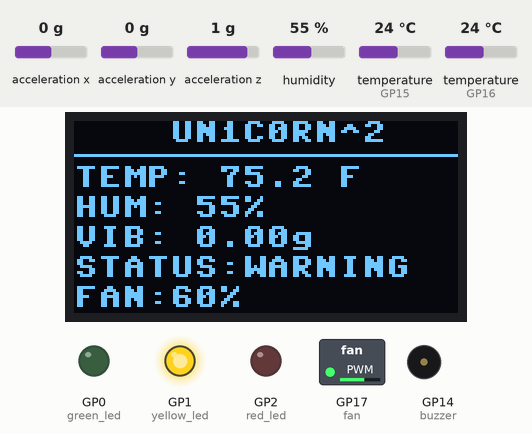
Recording of a program running on a simulated Raspberry Pi Pico running MicroPython. On the bench: 128×64 one-colour display, switched loads named in the program (green lamp = pin HIGH), output pins drawn as LEDs (lit = HIGH), buzzer (waves = sounding). The test bench sets the inputs (shaded band); at power-on: acceleration x 0 g, temperature (sensors on GP15, GP16) 24 °C, acceleration z 1 g, humidity 55 %, acceleration y 0 g. WiFi joins after 1.5 s; values from a settings file that is not in the repository are placeholders; web requests get an empty 200 reply after 0.4 s; library files of the repository ran but are not shown: 1 file(s); what the program prints to the serial console is not drawn.

Above: at 6.5 s.
6.6 s: acceleration x set to -1.4 g
At 9.2 s:
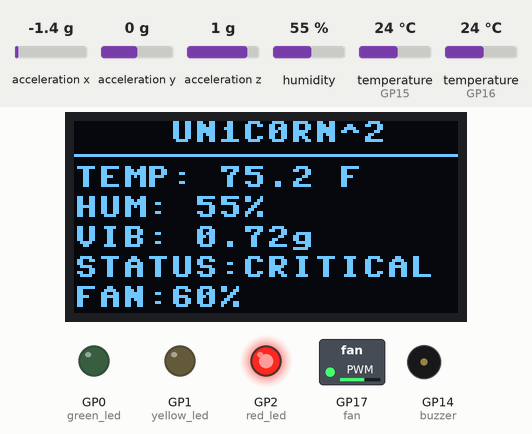
11.4 s: temperature (sensor on GP15) set to 12 °C
At 16.3 s:
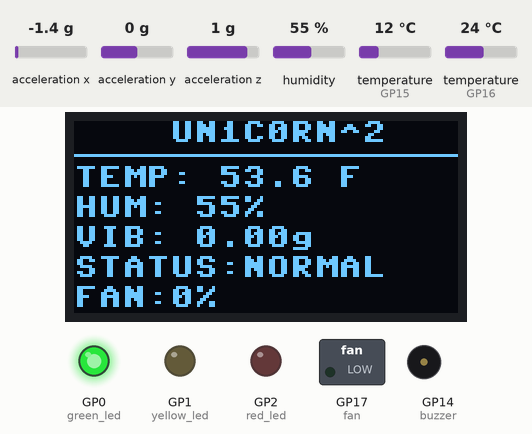
17.0 s: acceleration x set to 0 g
At 19.3 s:
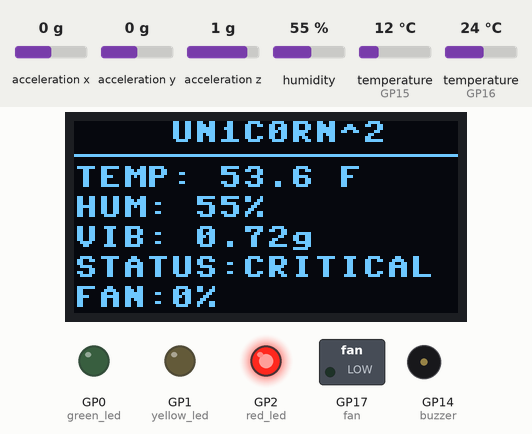
22.7 s: acceleration z set to -1.4 g
At 24.8 s:
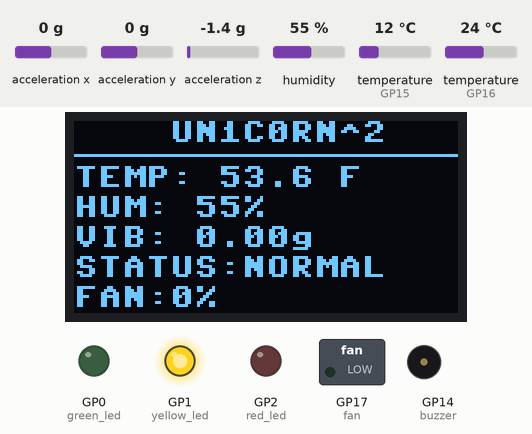
27.3 s: temperature (sensor on GP15) set to 28 °C
At 32.6 s:
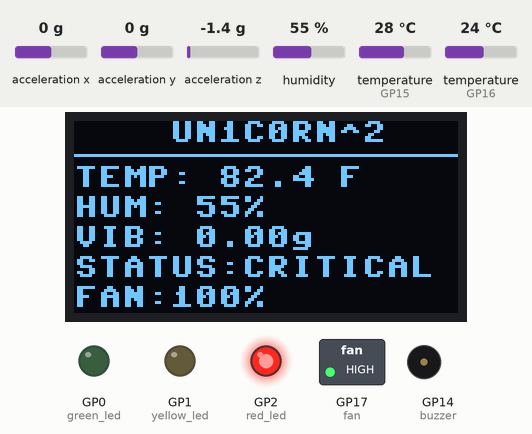
33.3 s: humidity set to 22 %
At 36.5 s:
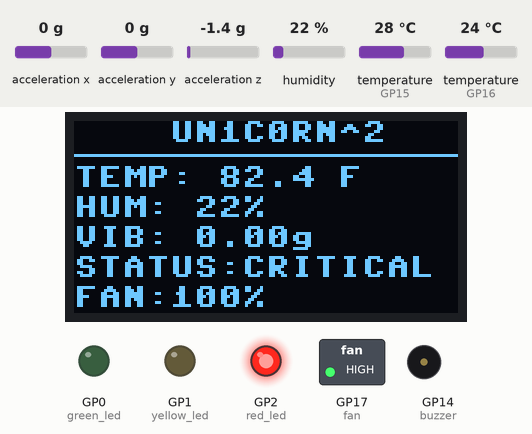
Timing chart, 0 to 37.9 s (numbered marks = the images above; inputs shaded):
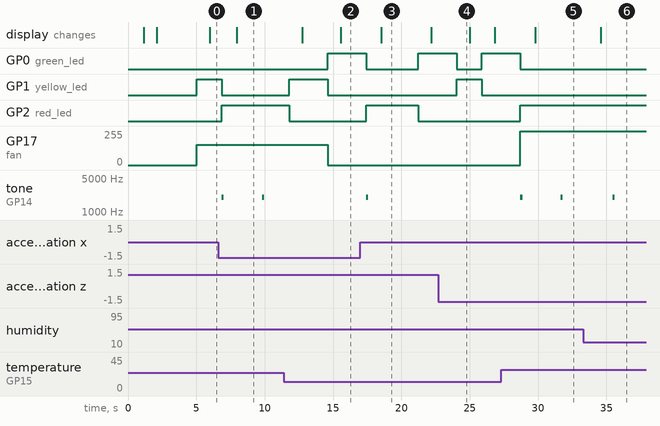

Measured:
- after the input at 6.6 s, GP1 (yellow_led): HIGH → LOW after 0.25 s; GP2 (red_led): LOW → HIGH after 0.25 s; tone on GP14 (buzzer): alternates 2000 Hz for 0.15 s and silent for 2.8 s, starting after 0.25 s; the display: changes after 1.3 s (image 1)
- after the input at 11.4 s, GP0 (green_led): LOW → HIGH after 3.2 s; GP17 (fan): 153/255 → 0/255 after 3.2 s; the display: first differs from a run without the input after 4.2 s (image 2)
- after the input at 17.0 s, GP0 (green_led): HIGH → LOW after 0.44 s, → HIGH 3.8 s later; GP2 (red_led): LOW → HIGH after 0.44 s, → LOW 3.8 s later; tone on GP14 (buzzer): silent → 2000 Hz after 0.44 s, → silent 0.15 s later; the display: changes after 1.5 s (image 3)
- after the input at 22.7 s, GP0 (green_led): HIGH → LOW after 1.4 s, → HIGH 1.8 s later; GP1 (yellow_led): LOW → HIGH after 1.4 s, → LOW 1.8 s later
- after the input at 27.3 s, GP0 (green_led): HIGH → LOW after 1.4 s; GP2 (red_led): LOW → HIGH after 1.4 s; GP17 (fan): 0/255 → 255/255 after 1.4 s; tone on GP14 (buzzer): alternates 2000 Hz for 0.15 s and silent for 2.8 s, starting after 1.4 s; the display: changes after 2.5 s (image 5)
- after the input at 33.3 s, the display: changes after 1.3 s (image 6)
- what the display in image 3 shows lasts 3.7 s, from 18.5 s to 22.2 s

The program:

main.py
```python
from machine import Pin, PWM, SoftI2C
from time import sleep, ticks_ms, ticks_diff
import onewire
import ds18x20
import dht
import ssd1306
import struct
import math
import json
import gc
import network

from wifi_config import WIFI_SSID, WIFI_PASSWORD, BACKEND_URL, DEVICE_TOKEN
from telemetry_upload import send_report
from commands import CommandClient

try:
    from wifi_config import HTTP_TIMEOUT_SECONDS
except ImportError:
    HTTP_TIMEOUT_SECONDS = 2

command_client = CommandClient(BACKEND_URL, DEVICE_TOKEN, HTTP_TIMEOUT_SECONDS)


# ==========================================
# UN1C0RN^2 - INFRASTRUCTURE MONITORING SYSTEM
# Raspberry Pi Pico 2 W
# ==========================================

DEVICE_ID = "SENTINEL-01"


# ==========================================
# CONFIGURABLE THRESHOLDS
# ==========================================

# Temperature (Fahrenheit)
TEMP_WARNING = 74.0
TEMP_CRITICAL = 76.0

# Vibration (g)
VIBRATION_WARNING = 0.20
VIBRATION_CRITICAL = 0.50

# Update intervals (milliseconds)
TEMP_INTERVAL_MS = 3000
HUMIDITY_INTERVAL_MS = 3000
DISPLAY_INTERVAL_MS = 1000
REPORT_INTERVAL_MS = 3000

# These are demonstration thresholds.


# ==========================================
# WIFI CONNECTION
# ==========================================

wifi = network.WLAN(network.STA_IF)
wifi.active(True)


def connect_wifi():

    if wifi.isconnected():
        print("Wi-Fi already connected!")
        print("IP Address:", wifi.ifconfig()[0])
        return True

    print("Connecting UN1C0RN^2 to Wi-Fi...")

    try:
        wifi.connect(WIFI_SSID, WIFI_PASSWORD)

        for attempt in range(15):

            if wifi.isconnected():
                print("UN1C0RN^2 WIFI CONNECTED!")
                print("IP Address:", wifi.ifconfig()[0])
                return True

            sleep(1)

    except Exception as e:
        print("Wi-Fi error:", e)

    print("Wi-Fi connection failed!")
    return False


# ==========================================
# GPIO CONFIGURATION
# ==========================================

# Status LEDs
green_led = Pin(0, Pin.OUT)
yellow_led = Pin(1, Pin.OUT)
red_led = Pin(2, Pin.OUT)

green_led.off()
yellow_led.off()
red_led.off()

# PWM cooling fan
fan = PWM(Pin(17))
fan.freq(1000)
fan.duty_u16(0)

fan_active = False
fan_speed = 0
remote_fan = False

# Buzzer
buzzer = PWM(Pin(14))
buzzer.freq(2000)
buzzer.duty_u16(0)


# ==========================================
# TEMPERATURE SENSOR - DS18B20
# ==========================================

temp_sensor = ds18x20.DS18X20(
    onewire.OneWire(Pin(15))
)

temp_devices = temp_sensor.scan()
temperature_f = None

if temp_devices:
    print("DS18B20 connected")
else:
    print("WARNING: DS18B20 not detected")


# ==========================================
# HUMIDITY SENSOR - DHT11
# ==========================================

humidity_sensor = dht.DHT11(Pin(16))
humidity = None

print("DHT11 initialized")


# ==========================================
# I2C BUS
# ==========================================

i2c = SoftI2C(
    sda=Pin(4),
    scl=Pin(5),
    freq=10000
)

try:
    addresses = i2c.scan()
    print("I2C devices:", [hex(a) for a in addresses])

except Exception as e:
    print("I2C scan error:", e)


# ==========================================
# OLED DISPLAY
# ==========================================

oled = None

try:
    oled = ssd1306.SSD1306_I2C(
        128,
        64,
        i2c,
        addr=0x3C
    )

    oled.fill(0)
    oled.text("UN1C0RN^2", 32, 10)
    oled.text("Starting...", 20, 30)
    oled.show()

    print("OLED connected")

except Exception as e:
    print("OLED initialization error:", e)


# ==========================================
# MPU6500 VIBRATION SENSOR
# ==========================================

MPU_ADDR = 0x68
mpu_ready = False

try:
    # Wake sensor
    i2c.writeto_mem(MPU_ADDR, 0x6B, b'\x00')

    # Set accelerometer range to +/-2g
    i2c.writeto_mem(MPU_ADDR, 0x1C, b'\x00')

    sleep(0.1)

    who_am_i = i2c.readfrom_mem(
        MPU_ADDR,
        0x75,
        1
    )[0]

    print("MPU WHO_AM_I:", hex(who_am_i))

    if who_am_i == 0x70:
        mpu_ready = True
        print("MPU6500 connected")
    else:
        print("Unexpected MPU device ID")

except Exception as e:
    print("MPU6500 initialization error:", e)


# ==========================================
# SENSOR STATE
# ==========================================

vibration_g = None
previous_magnitude = None
vibration_peak = 0.0

last_temp_read = ticks_ms() - TEMP_INTERVAL_MS
last_humidity_read = ticks_ms() - HUMIDITY_INTERVAL_MS
last_display = ticks_ms() - DISPLAY_INTERVAL_MS
last_report = ticks_ms() - REPORT_INTERVAL_MS

last_buzzer_beep = ticks_ms() - 2000

system_status = "STARTING"


# ==========================================
# READ TEMPERATURE
# ==========================================

def read_temperature():

    global temp_devices

    if not temp_devices:
        temp_devices = temp_sensor.scan()

        if not temp_devices:
            return None

    try:
        temp_sensor.convert_temp()
        sleep(0.8)

        temp_c = temp_sensor.read_temp(
            temp_devices[0]
        )

        if temp_c is None or temp_c == 85:
            return None

        if temp_c < -55 or temp_c > 125:
            return None

        return (temp_c * 9 / 5) + 32

    except Exception as e:
        print("Temperature error:", e)
        return None


# ==========================================
# READ HUMIDITY
# ==========================================

def read_humidity():

    try:
        humidity_sensor.measure()

        value = humidity_sensor.humidity()

        if value < 0 or value > 100:
            return None

        return value

    except Exception as e:
        print("Humidity error:", e)
        return None


# ==========================================
# READ VIBRATION
# ==========================================

def read_vibration():

    global previous_magnitude

    if not mpu_ready:
        return None

    try:
        data = i2c.readfrom_mem(
            MPU_ADDR,
            0x3B,
            6
        )

        x, y, z = struct.unpack(">hhh", data)

        x = x / 16384.0
        y = y / 16384.0
        z = z / 16384.0

        magnitude = math.sqrt(
            x*x + y*y + z*z
        )

        if previous_magnitude is None:
            previous_magnitude = magnitude
            return 0.0

        change = abs(
            magnitude - previous_magnitude
        )

        previous_magnitude = magnitude

        return change

    except Exception as e:
        print("Vibration error:", e)
        return None


# ==========================================
# CLASSIFY SYSTEM STATUS
# Temperature and vibration ONLY
# ==========================================

def classify_status(temp, vib):

    # Humidity does not affect system status

    if temp is None or vib is None:
        return "SENSOR ERROR"

    # Critical conditions
    if temp >= TEMP_CRITICAL:
        return "CRITICAL"

    if vib >= VIBRATION_CRITICAL:
        return "CRITICAL"

    # Warning conditions
    if temp >= TEMP_WARNING:
        return "WARNING"

    if vib >= VIBRATION_WARNING:
        return "WARNING"

    return "NORMAL"


# ==========================================
# IDENTIFY EXACT ALERT CAUSES
# ==========================================

def get_alert_reasons(temp, vib):

    reasons = []

    # Temperature
    if temp is None:
        reasons.append("Temperature sensor error")

    elif temp >= TEMP_CRITICAL:
        reasons.append(
            "Temperature CRITICAL: {:.1f} F".format(temp)
        )

    elif temp >= TEMP_WARNING:
        reasons.append(
            "Temperature WARNING: {:.1f} F".format(temp)
        )

    # Vibration
    if vib is None:
        reasons.append("Vibration sensor error")

    elif vib >= VIBRATION_CRITICAL:
        reasons.append(
            "Vibration CRITICAL: {:.3f}g".format(vib)
        )

    elif vib >= VIBRATION_WARNING:
        reasons.append(
            "Vibration WARNING: {:.3f}g".format(vib)
        )

    return reasons


# ==========================================
# STATUS LED CONTROL
# ==========================================

def update_leds(status):

    green_led.off()
    yellow_led.off()
    red_led.off()

    if status == "NORMAL":
        green_led.on()

    elif status == "WARNING":
        yellow_led.on()

    elif status == "CRITICAL":
        red_led.on()

    elif status == "SENSOR ERROR":
        yellow_led.on()


# ==========================================
# AUTOMATIC FAN CONTROL
# Temperature ONLY
# ==========================================

def update_fan(temp):

    global fan_active, fan_speed

    if temp is None:
        # Fail-safe cooling if temperature is unavailable
        fan_speed = 100

    elif temp >= TEMP_CRITICAL:
        fan_speed = 100

    elif temp >= TEMP_WARNING:
        fan_speed = 60

    else:
        fan_speed = 0

    if remote_fan:
        fan_speed = 100

    duty = int(fan_speed * 65535 / 100)

    fan.duty_u16(duty)

    fan_active = fan_speed > 0


def execute_command(command):
    global remote_fan
    if command.get("parameters"):
        raise ValueError("This firmware does not support command parameters")
    kind = command["command_type"]
    if kind == "FAN_ON":
        remote_fan = True
    elif kind == "FAN_OFF":
        if temperature_f is None or temperature_f >= TEMP_WARNING:
            raise ValueError("Local protection requires cooling")
        remote_fan = False
    else:
        raise ValueError("Unsupported actuator command: " + kind)
    update_fan(temperature_f)
    return {"fan": fan_active, "fan_active": fan_active,
            "fan_speed_percent": fan_speed}


# ==========================================
# BUZZER CONTROL
# ==========================================

def update_buzzer(status, now):

    global last_buzzer_beep

    if status in ("CRITICAL", "SENSOR ERROR"):

        if ticks_diff(
            now,
            last_buzzer_beep
        ) >= 2000:

            buzzer.duty_u16(32768)
            sleep(0.15)
            buzzer.duty_u16(0)

            last_buzzer_beep = ticks_ms()

    else:
        buzzer.duty_u16(0)


# ==========================================
# OLED DISPLAY
# ==========================================

def update_display(temp, hum, vib, status):

    if oled is None:
        return

    try:
        oled.fill(0)

        oled.text("UN1C0RN^2", 32, 0)
        oled.hline(0, 11, 128, 1)

        if temp is None:
            temp_text = "TEMP: ERROR"
        else:
            temp_text = "TEMP: {:.1f} F".format(temp)

        if hum is None:
            hum_text = "HUM: ERROR"
        else:
            hum_text = "HUM: {}%".format(hum)

        if vib is None:
            vib_text = "VIB: ERROR"
        else:
            vib_text = "VIB: {:.2f}g".format(vib)

        oled.text(temp_text, 0, 15)
        oled.text(hum_text, 0, 25)
        oled.text(vib_text, 0, 35)

        if status == "SENSOR ERROR":
            status_text = "ERROR"
        else:
            status_text = status

        oled.text(
            "STATUS:" + status_text,
            0,
            45
        )

        oled.text(
            "FAN:" + str(fan_speed) + "%",
            0,
            55
        )

        oled.show()

    except Exception as e:
        print("OLED error:", e)


# ==========================================
# JSON DATA FOR DASHBOARD
# ==========================================

def generate_payload(temp, hum, vib, status):

    payload = {
        "device_id": DEVICE_ID,

        "temperature_f": (
            round(temp, 2)
            if temp is not None else None
        ),

        "humidity_percent": hum,

        "vibration_g": (
            round(vib, 3)
            if vib is not None else None
        ),

        "status": status,

        "fan_active": fan_active,
        "fan_speed_percent": fan_speed,

        "alert_reasons": get_alert_reasons(
            temp, vib
        )
    }

    return payload


# ==========================================
# START WIFI
# ==========================================

connect_wifi()


# ==========================================
# MAIN UN1C0RN^2 SYSTEM
# ==========================================

print("")
print("================================")
print("UN1C0RN^2 SYSTEM ONLINE")
print("================================")
print("Device:", DEVICE_ID)
print("Monitoring temperature, humidity")
print("and vibration")
print("")

try:

    while True:

        now = ticks_ms()

        # ----------------------------------
        # TEMPERATURE
        # ----------------------------------

        if ticks_diff(
            now,
            last_temp_read
        ) >= TEMP_INTERVAL_MS:

            temperature_f = read_temperature()
            last_temp_read = ticks_ms()

        # ----------------------------------
        # HUMIDITY
        # ----------------------------------

        if ticks_diff(
            now,
            last_humidity_read
        ) >= HUMIDITY_INTERVAL_MS:

            humidity = read_humidity()
            last_humidity_read = ticks_ms()

        # ----------------------------------
        # VIBRATION
        # ----------------------------------

        current_vibration = read_vibration()

        if current_vibration is not None:

            vibration_g = current_vibration

            if current_vibration > vibration_peak:
                vibration_peak = current_vibration

        else:
            vibration_g = None

        # ----------------------------------
        # SYSTEM STATUS
        # ----------------------------------

        effective_vibration = (
            vibration_peak
            if vibration_g is not None
            else None
        )

        system_status = classify_status(
            temperature_f,
            effective_vibration
        )

        # ----------------------------------
        # HARDWARE OUTPUTS
        # ----------------------------------

        # Fan responds ONLY to temperature
        update_fan(temperature_f)

        # LEDs and buzzer respond to temperature
        # and vibration, NOT humidity
        update_leds(system_status)

        update_buzzer(
            system_status,
            ticks_ms()
        )

        # ----------------------------------
        # OLED
        # ----------------------------------

        now = ticks_ms()

        if ticks_diff(
            now,
            last_display
        ) >= DISPLAY_INTERVAL_MS:

            update_display(
                temperature_f,
                humidity,
                effective_vibration,
                system_status
            )

            last_display = now

        # ----------------------------------
        # SERIAL / JSON REPORT
        # ----------------------------------

        if ticks_diff(
            now,
            last_report
        ) >= REPORT_INTERVAL_MS:

            payload = generate_payload(
                temperature_f,
                humidity,
                effective_vibration,
                system_status
            )

            print("----------------------------")
            print("UN1C0RN^2 LIVE DATA")

            print(json.dumps(payload))

            # Record the full native report in the backend over Wi-Fi.
            send_report(wifi, payload, BACKEND_URL, DEVICE_TOKEN,
                        WIFI_SSID, WIFI_PASSWORD, HTTP_TIMEOUT_SECONDS)

            command_client.poll(wifi, execute_command)

            print(
                "Temperature:",
                temperature_f,
                "F"
            )

            print(
                "Humidity:",
                humidity,
                "%"
            )

            print(
                "Vibration peak:",
                effective_vibration,
                "g"
            )

            print("Status:", system_status)

            print(
                "Fan:",
                "ON" if fan_active else "OFF"
            )

            print("Fan Speed:", fan_speed, "%")

            # Exact alert causes
            alert_reasons = get_alert_reasons(
                temperature_f,
                effective_vibration
            )

            if alert_reasons:

                print("")
                print("ALERT CAUSES:")

                for reason in alert_reasons:
                    print(" -", reason)

            else:
                print(
                    "ALERT CAUSES: None - All monitored conditions normal"
                )

            # Reset vibration peak after reporting
            vibration_peak = 0.0

            last_report = now

            gc.collect()

        sleep(0.05)


except KeyboardInterrupt:

    print("UN1C0RN^2 STOPPED")


finally:

    fan.duty_u16(0)
    fan.deinit()

    green_led.off()
    yellow_led.off()
    red_led.off()

    buzzer.duty_u16(0)
    buzzer.deinit()

    print("Hardware outputs disabled")
```

Source omitted: telemetry_upload.py (1992 bytes), commands.py (2282 bytes)
